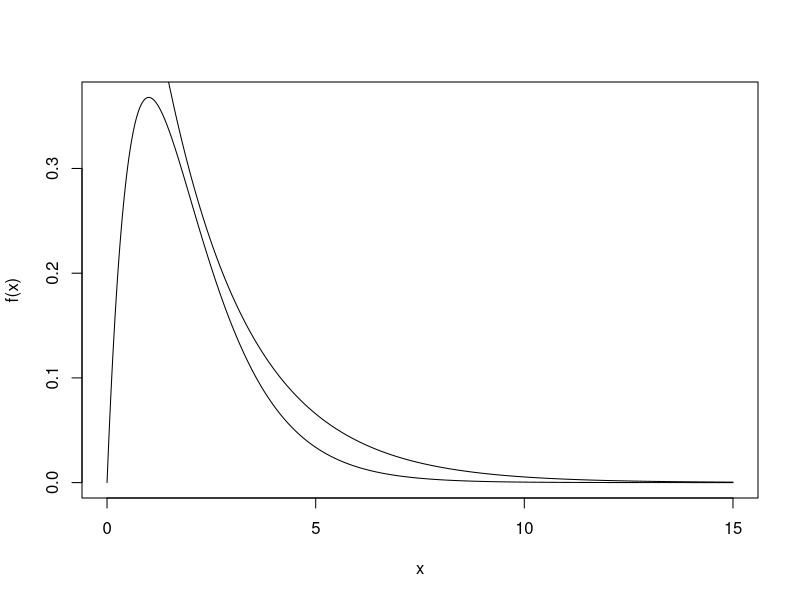
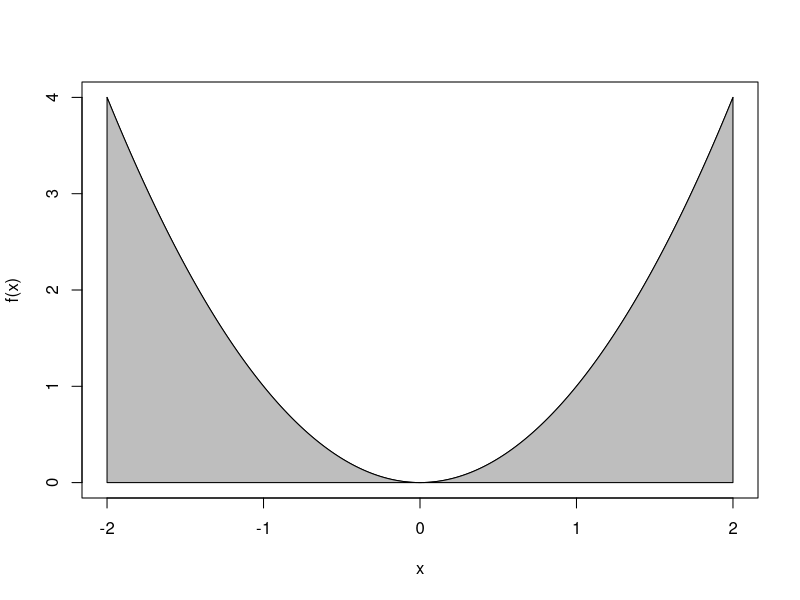
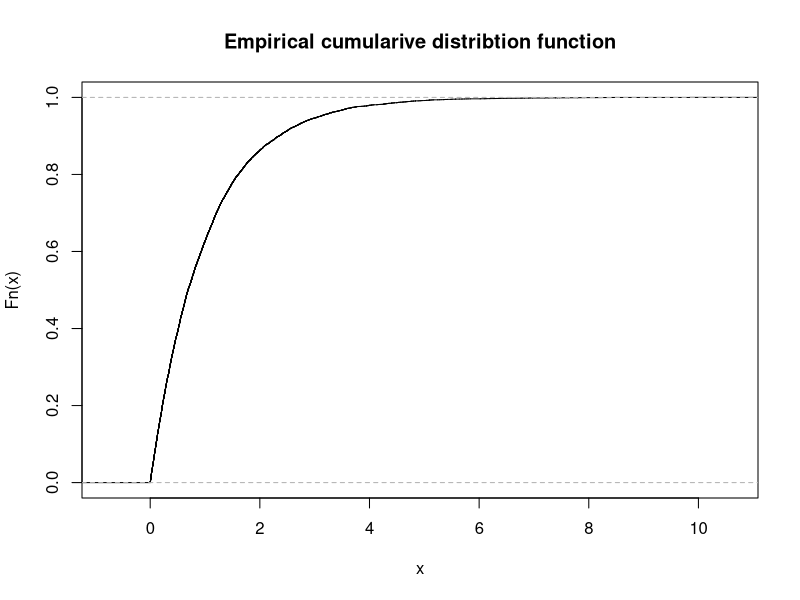
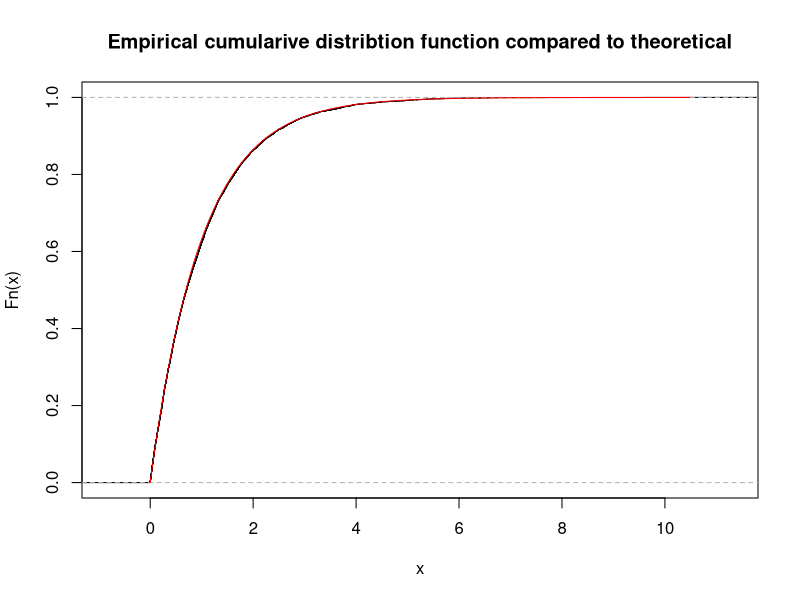
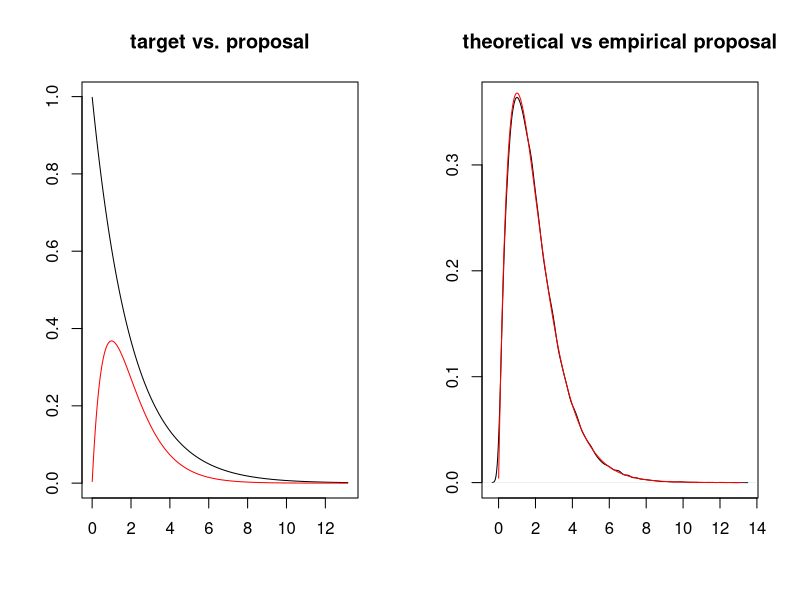

Source code (R) for these figures, in order:
## ---- chunk 1
int <- function(f, a, b, n = 100000){
  U <- runif(n)
  U_ab <- a + (b-a)*U
  sim <- f(U_ab)
  estimate <- (b-a)*sim
  value <- mean(estimate)
  halfwidth <- sd(estimate)/sqrt(n)*qnorm(0.975)
  confidence_interval <- c(value - halfwidth, value + halfwidth)
  structure(list("integrand" =f, "lower bound" = a, "upper bound" = b, "Value of integral" = value,
"asymptotic 95% confidence interval" = confidence_interval, "number of simulations" = n),
class = c("MC_integral", "simulation"))
  
} 

#example
f <- function(x){x^2}

MCint <- int(f, -2, 2)

#simulated value
MCint$'Value of integral'

#theoretical value
2*2^3/3
## ---- chunk 2
inv_sample <- function(Finv, N = 1, F_distribution = NA){
  U <- runif(N)
  structure(list(samples=Finv(U), "number of simulations"=N, "distribution function" = F_distribution),
class = c("invsample", "simulation"))
}
## ---- chunk 3
Finv <- function(x){-log(1-x)}
F_dist <- function(x){1-exp(-x)}

inv_samples <- inv_sample(Finv, N = 10000)
inv_samples_withF <- inv_sample(Finv, N = 10000, F_distribution = F_dist)
inv_5samples <- inv_sample(Finv, N = 5)
## ---- chunk 4
ARsim <- function(f, rate = 1, C, N, exponential = TRUE, propdensity = NA, inveresepropdensity = NA){
  if(exponential == TRUE){
    expdensity <- function(x){exp(-rate*x)}
    sum <- 0
    Y <- rep(0,N)
    while(sum < N){
        X <- rexp(1,rate = rate)
        U <- runif(1)
        if(f(X)/(C*expdensity(X))>U){
          sum <- sum + 1
          Y[sum] <- X
        }
    }
    structure(list(samples = Y, "number of simulations" = N, "proposal density" = expdensity, 
"target density" = f),class = c("AR", "simulation"))
  } else{
    sum <- 0
    Y <- rep(0,N)
    while(sum < N){
        U_X <- runif(1)
        X <- inveresepropdensity(U_X)
        U <- runif(1)
        if(f(X)/(C*propdensity(X))>U){
          sum <- sum + 1
          Y[sum] <- X
        }
    }
    structure(list(samples = Y, "number of simulations" = N, "proposal density" = propdensity,
"target density" = f),class = c("AR", "simulation"))
  }
  
}
## ---- chunk 5
C <- 1.6
lambda <- 0.5
x <- seq(0,15,0.01)
f <- function(x) {x*exp(-x)}
plot(x, f(x), type = "l")
lines(x, C*lambda*exp(-0.5*x))
## ---- chunk 6
ARsimulation <- ARsim(f, lambda, C, 100000)
## ---- chunk 7
plot.MC_integral <- function(MC){
  x <- seq(MC$'lower bound',MC$'upper bound', 0.01)
  y <- MC$'integrand'(x)
  plot(x,y, type = "l", xlab = "x", ylab = "f(x)")
  polygon(x = c(x,MC$'upper bound', MC$'lower bound'),
        y = c(y,0,0),
        col = "grey")
}

plot(MCint)
## ---- chunk 8
plot.invsample <- function(inv_sample){
  if(inv_sample$"number of simulations" < 10){
        warning("number of simulations is to small")
     } else{
  if(is.function(inv_sample$"distribution function")) {
    y <- inv_sample$samples
    plot(ecdf(y), main = "Empirical cumularive distribtion function compared to theoretical")
    x <- seq(min(y), max(y), 0.01)
    lines(x, inv_sample$"distribution function"(x), col = "red")
  } else {
    y <- inv_sample$samples
    plot(ecdf(y), main = "Empirical cumularive distribtion function")
  }
 }
}

plot(inv_samples)
plot(inv_samples_withF)
plot(inv_5samples)
## ---- chunk 9
plot.AR <- function(ARsample){
  par(mfrow = c(1,2))
  x <- seq(min(ARsample$samples),max(ARsample$samples),0.01)
  plot(x, ARsample$"proposal density"(x), type = "l", main = "target vs. proposal", 
xlab = "", ylab = "")
  lines(x, ARsample$"target density"(x), col = "red")
  plot(density(ARsample$samples), main = "theoretical vs empirical proposal", xlab = "", ylab = "")
  lines(x, ARsample$"target density"(x), col = "red")
}

plot(ARsimulation)
